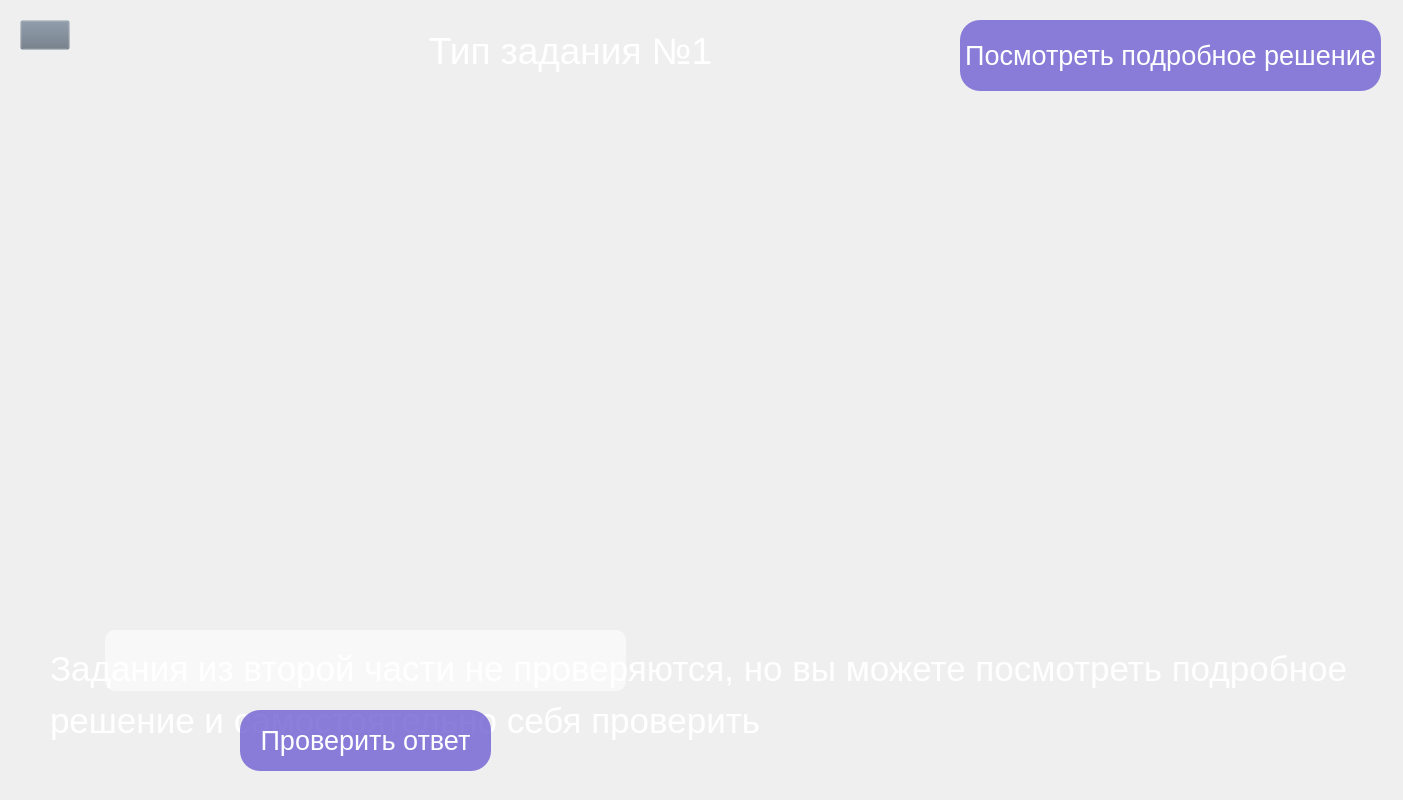
<?xml version="1.0" encoding="UTF-8"?>
<ui version="4.0">
 <class>Form</class>
 <widget class="QWidget" name="Form">
  <property name="geometry">
   <rect>
    <x>0</x>
    <y>0</y>
    <width>1403</width>
    <height>800</height>
   </rect>
  </property>
  <property name="windowTitle">
   <string>Form</string>
  </property>
  <property name="styleSheet">
   <string notr="true">QPushButton#back{
	background-color: rgba(105, 118, 132, 0);
}
QPushButton#back:pressed{
	padding-left: 2px;
	padding-top: 2px;
}</string>
  </property>
  <widget class="QPushButton" name="back">
   <property name="geometry">
    <rect>
     <x>20</x>
     <y>20</y>
     <width>50</width>
     <height>30</height>
    </rect>
   </property>
   <property name="text">
    <string/>
   </property>
   <property name="icon">
    <iconset>
     <normaloff>../Images/right-arrows.png</normaloff>../Images/right-arrows.png</iconset>
   </property>
   <property name="iconSize">
    <size>
     <width>30</width>
     <height>30</height>
    </size>
   </property>
  </widget>
  <widget class="QLabel" name="label">
   <property name="geometry">
    <rect>
     <x>50</x>
     <y>140</y>
     <width>1311</width>
     <height>461</height>
    </rect>
   </property>
   <property name="text">
    <string/>
   </property>
   <property name="scaledContents">
    <bool>false</bool>
   </property>
   <property name="alignment">
    <set>Qt::AlignHCenter|Qt::AlignTop</set>
   </property>
  </widget>
  <widget class="QPushButton" name="check_ans">
   <property name="geometry">
    <rect>
     <x>240</x>
     <y>710</y>
     <width>251</width>
     <height>61</height>
    </rect>
   </property>
   <property name="font">
    <font>
     <family>MS Shell Dlg 2</family>
     <pointsize>20</pointsize>
    </font>
   </property>
   <property name="styleSheet">
    <string notr="true">background-color: rgb(107,92,209,200); color: White; border-radius: 20px; </string>
   </property>
   <property name="text">
    <string>Проверить ответ</string>
   </property>
  </widget>
  <widget class="QLineEdit" name="ans">
   <property name="geometry">
    <rect>
     <x>105</x>
     <y>630</y>
     <width>521</width>
     <height>61</height>
    </rect>
   </property>
   <property name="font">
    <font>
     <pointsize>18</pointsize>
    </font>
   </property>
   <property name="styleSheet">
    <string notr="true">border-radius: 10px;
background-color:rgba(255, 255, 255, 150)</string>
   </property>
   <property name="alignment">
    <set>Qt::AlignCenter</set>
   </property>
  </widget>
  <widget class="QPushButton" name="see_right">
   <property name="geometry">
    <rect>
     <x>960</x>
     <y>20</y>
     <width>421</width>
     <height>71</height>
    </rect>
   </property>
   <property name="font">
    <font>
     <family>MS Shell Dlg 2</family>
     <pointsize>20</pointsize>
    </font>
   </property>
   <property name="styleSheet">
    <string notr="true">background-color: rgb(107,92,209,200); color: White; border-radius: 20px; </string>
   </property>
   <property name="text">
    <string>Посмотреть подробное решение</string>
   </property>
  </widget>
  <widget class="QLabel" name="right_or_no">
   <property name="geometry">
    <rect>
     <x>680</x>
     <y>630</y>
     <width>251</width>
     <height>61</height>
    </rect>
   </property>
   <property name="font">
    <font>
     <pointsize>24</pointsize>
    </font>
   </property>
   <property name="styleSheet">
    <string notr="true">color:rgb(255,255,255)</string>
   </property>
   <property name="text">
    <string/>
   </property>
  </widget>
  <widget class="QLabel" name="second_part">
   <property name="geometry">
    <rect>
     <x>50</x>
     <y>620</y>
     <width>1311</width>
     <height>151</height>
    </rect>
   </property>
   <property name="font">
    <font>
     <pointsize>20</pointsize>
    </font>
   </property>
   <property name="styleSheet">
    <string notr="true">color:rgba(255, 255, 255, 255)</string>
   </property>
   <property name="text">
    <string>&lt;html&gt;&lt;head/&gt;&lt;body&gt;&lt;p&gt;&lt;span style=&quot; font-size:26pt;&quot;&gt;Задания из второй части не проверяются, но вы можете посмотреть подробное &lt;/span&gt;&lt;/p&gt;&lt;p&gt;&lt;span style=&quot; font-size:26pt;&quot;&gt;решение и самостоятельно себя проверить&lt;/span&gt;&lt;/p&gt;&lt;/body&gt;&lt;/html&gt;</string>
   </property>
  </widget>
  <widget class="QLabel" name="exNumber">
   <property name="geometry">
    <rect>
     <x>-130</x>
     <y>20</y>
     <width>1401</width>
     <height>61</height>
    </rect>
   </property>
   <property name="font">
    <font>
     <pointsize>28</pointsize>
    </font>
   </property>
   <property name="styleSheet">
    <string notr="true">color:rgb(255,255,255)</string>
   </property>
   <property name="text">
    <string>Тип задания №1</string>
   </property>
   <property name="alignment">
    <set>Qt::AlignCenter</set>
   </property>
  </widget>
  <zorder>second_part</zorder>
  <zorder>check_ans</zorder>
  <zorder>exNumber</zorder>
  <zorder>back</zorder>
  <zorder>label</zorder>
  <zorder>ans</zorder>
  <zorder>see_right</zorder>
  <zorder>right_or_no</zorder>
 </widget>
 <resources/>
 <connections/>
</ui>
